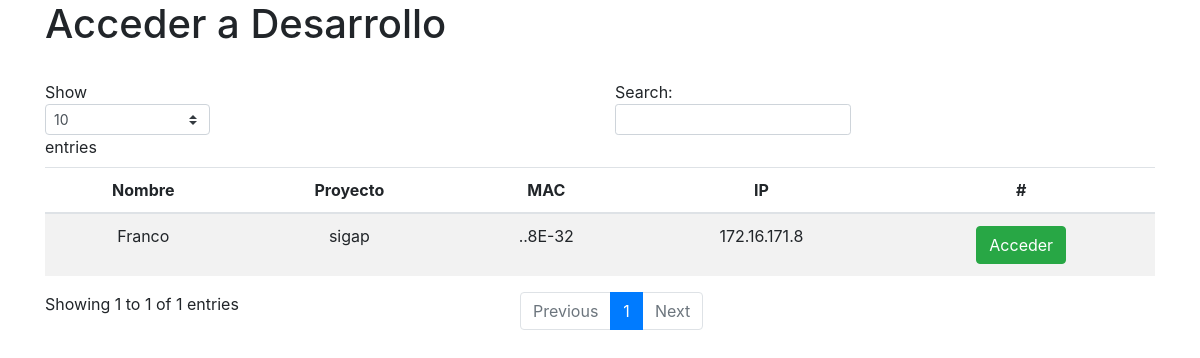
Before: / with the older database file.
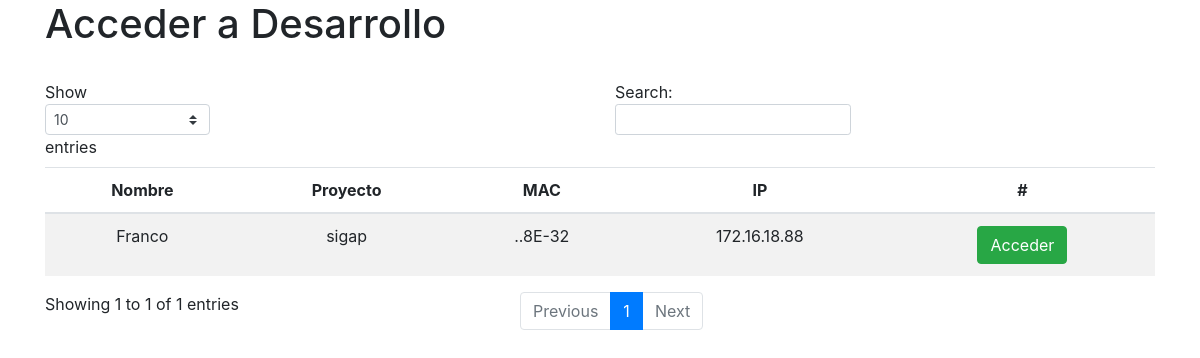
After: the same page with the newer database file.
### cidsipApp/models.py (models this page shows, shortened)
class Computadora(models.Model):
	nombre = models.CharField(max_length=50)
	mac = models.CharField(max_length=50)
	ip = models.CharField(max_length=50)
	proyecto = models.ForeignKey(Proyecto, on_delete = models.CASCADE, blank = True)

class Proyecto(models.Model):
	nombre = models.CharField(max_length=50)

### cidsipApp/views.py (the view)
# urls.py: path('', views.index_view, name = 'index'),
def index_view(request):
    context = {"computadoras":Computadora.objects.all()}
    return render(request, "cidsip/index.html", context)

### cidsipApp/templates/cidsip/index.html (shortened to what this page needs)
<html>
	<head>
		<link rel="stylesheet" href="https://stackpath.bootstrapcdn.com/bootstrap/4.3.1/css/bootstrap.min.css">
	</head>
	<body>
		<div class="container">
			<h1>Acceder a Desarrollo</h1>
			<br>
			<table class="table table-striped" id="tablita">
				<thead>
					<tr>
						<th>Nombre</th>
						<th>Proyecto</th>
						<th>MAC</th>
						<th>IP</th>
						<th>#</th>
					</tr>
				</thead>
				<tbody>
					{% for compu in computadoras%}
					<tr>
						<td>{{ compu.nombre }}</td>
						<td>{{ compu.proyecto.nombre }}</td>
						<td>..{{ compu.mac|slice:"12:17" }}</td>
						<td>{{ compu.ip }}</td>
						<td><a class="btn btn-success" href="http://{{ compu.ip }}:3000/sge-web/#!/" target="_blank">Acceder</a></td>
					</tr>
					{% endfor %}
				</tbody>
			</table>
		</div>
	</body>
</html>

Changed rows visible on the page:
changed Computadora "Franco": ip "172.16.171.8" → "172.16.18.88"
